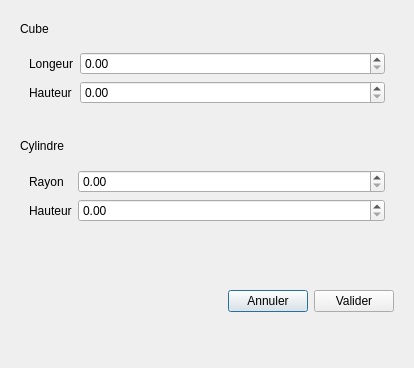
<?xml version="1.0" encoding="UTF-8"?>
<ui version="4.0">
 <class>ParametrageModele</class>
 <widget class="QDialog" name="ParametrageModele">
  <property name="geometry">
   <rect>
    <x>0</x>
    <y>0</y>
    <width>414</width>
    <height>368</height>
   </rect>
  </property>
  <property name="windowTitle">
   <string>Dialog</string>
  </property>
  <layout class="QVBoxLayout" name="verticalLayout">
   <item>
    <widget class="QWidget" name="widgetCube" native="true">
     <layout class="QVBoxLayout" name="verticalLayout_2">
      <item>
       <widget class="QLabel" name="label">
        <property name="text">
         <string>Cube</string>
        </property>
       </widget>
      </item>
      <item>
       <widget class="QWidget" name="widget" native="true">
        <layout class="QFormLayout" name="formLayout">
         <item row="1" column="0">
          <widget class="QLabel" name="labelwidth">
           <property name="text">
            <string>Longeur</string>
           </property>
          </widget>
         </item>
         <item row="2" column="0">
          <widget class="QLabel" name="labelheight">
           <property name="text">
            <string>Hauteur</string>
           </property>
          </widget>
         </item>
         <item row="1" column="1">
          <widget class="QDoubleSpinBox" name="widthint">
           <property name="buttonSymbols">
            <enum>QAbstractSpinBox::UpDownArrows</enum>
           </property>
           <property name="singleStep">
            <double>0.100000000000000</double>
           </property>
          </widget>
         </item>
         <item row="2" column="1">
          <widget class="QDoubleSpinBox" name="heightint">
           <property name="singleStep">
            <double>0.100000000000000</double>
           </property>
          </widget>
         </item>
        </layout>
       </widget>
      </item>
     </layout>
    </widget>
   </item>
   <item>
    <widget class="QWidget" name="widgetCylindre" native="true">
     <layout class="QVBoxLayout" name="verticalLayout_3">
      <item>
       <widget class="QLabel" name="label_2">
        <property name="text">
         <string>Cylindre</string>
        </property>
       </widget>
      </item>
      <item>
       <widget class="QWidget" name="widget_2" native="true">
        <layout class="QFormLayout" name="formLayout_2">
         <item row="1" column="0">
          <widget class="QLabel" name="labelcylindre">
           <property name="text">
            <string>Rayon</string>
           </property>
          </widget>
         </item>
         <item row="1" column="1">
          <widget class="QDoubleSpinBox" name="doubleSpinCylindre">
           <property name="singleStep">
            <double>0.100000000000000</double>
           </property>
          </widget>
         </item>
         <item row="2" column="0">
          <widget class="QLabel" name="labelheight_2">
           <property name="text">
            <string>Hauteur</string>
           </property>
          </widget>
         </item>
         <item row="2" column="1">
          <widget class="QDoubleSpinBox" name="doubleSpinheight">
           <property name="singleStep">
            <double>0.100000000000000</double>
           </property>
          </widget>
         </item>
        </layout>
       </widget>
      </item>
     </layout>
    </widget>
   </item>
   <item>
    <widget class="QWidget" name="widget_3" native="true">
     <layout class="QHBoxLayout" name="horizontalLayout">
      <item>
       <spacer name="horizontalSpacer">
        <property name="orientation">
         <enum>Qt::Horizontal</enum>
        </property>
        <property name="sizeHint" stdset="0">
         <size>
          <width>40</width>
          <height>20</height>
         </size>
        </property>
       </spacer>
      </item>
      <item>
       <widget class="QPushButton" name="cancelparam">
        <property name="text">
         <string>Annuler</string>
        </property>
       </widget>
      </item>
      <item>
       <widget class="QPushButton" name="validateparam">
        <property name="text">
         <string>Valider</string>
        </property>
       </widget>
      </item>
     </layout>
    </widget>
   </item>
  </layout>
 </widget>
 <resources/>
 <connections>
  <connection>
   <sender>cancelparam</sender>
   <signal>clicked()</signal>
   <receiver>ParametrageModele</receiver>
   <slot>reject()</slot>
   <hints>
    <hint type="sourcelabel">
     <x>265</x>
     <y>335</y>
    </hint>
    <hint type="destinationlabel">
     <x>206</x>
     <y>183</y>
    </hint>
   </hints>
  </connection>
 </connections>
</ui>
